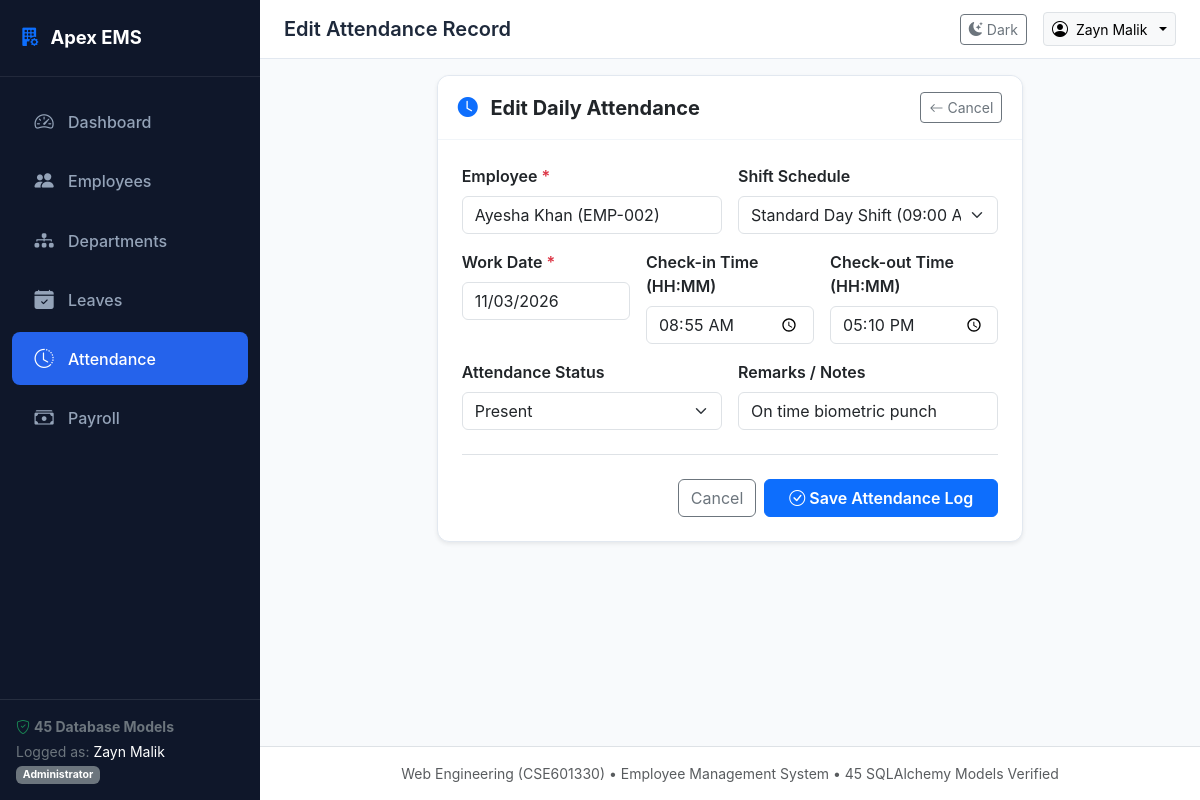
/attendance/2/edit (signed in), run on the app's committed database.
### models/employee.py (models this page shows, shortened)
class Employee(db.Model):
    __tablename__ = 'employees'
    id = db.Column(db.Integer, primary_key=True)
    employee_code = db.Column(db.String(20), unique=True, nullable=False)
    first_name = db.Column(db.String(60), nullable=False)
    last_name = db.Column(db.String(60), nullable=False)
    email = db.Column(db.String(120), unique=True, nullable=False)
    phone = db.Column(db.String(30), nullable=False)
    date_of_birth = db.Column(db.Date, nullable=False)
    gender = db.Column(db.String(20), nullable=False)  # Male, Female, Other
    hire_date = db.Column(db.Date, nullable=False, default=date.today)
    department_id = db.Column(db.Integer, db.ForeignKey('departments.id'), nullable=True)
    designation_id = db.Column(db.Integer, db.ForeignKey('designations.id'), nullable=True)
    employment_type = db.Column(db.String(30), default='Full-Time')  # Full-Time, Part-Time, Contract, Intern
    status = db.Column(db.String(30), default='Active')  # Active, On Leave, Terminated, Resigned
    created_at = db.Column(db.DateTime, default=datetime.utcnow)
    department = db.relationship('Department', foreign_keys=[department_id], back_populates='employees')
    designation = db.relationship('Designation', back_populates='employees')
    profile = db.relationship('EmployeeProfile', uselist=False, back_populates='employee', cascade='all, delete-orphan')
    emergency_contacts = db.relationship('EmployeeEmergencyContact', back_populates='employee', cascade='all, delete-orphan', lazy=True)
    education = db.relationship('EmployeeEducation', back_populates='employee', cascade='all, delete-orphan', lazy=True)
    experience = db.relationship('EmployeeExperience', back_populates='employee', cascade='all, delete-orphan', lazy=True)
    documents = db.relationship('EmployeeDocument', back_populates='employee', cascade='all, delete-orphan', lazy=True)
    bank_details = db.relationship('EmployeeBankDetail', back_populates='employee', cascade='all, delete-orphan', lazy=True)
    skills = db.relationship('EmployeeSkill', back_populates='employee', cascade='all, delete-orphan', lazy=True)
    notes = db.relationship('EmployeeNote', back_populates='employee', cascade='all, delete-orphan', lazy=True)
    assets = db.relationship('EmployeeAssetAssignment', back_populates='employee', cascade='all, delete-orphan', lazy=True)
    leave_requests = db.relationship('LeaveRequest', back_populates='employee', cascade='all, delete-orphan', lazy=True)
    leave_balances = db.relationship('LeaveBalance', back_populates='employee', cascade='all, delete-orphan', lazy=True)
    attendance_records = db.relationship('AttendanceRecord', back_populates='employee', cascade='all, delete-orphan', lazy=True)
    payroll_records = db.relationship('PayrollRecord', back_populates='employee', cascade='all, delete-orphan', lazy=True)
    salary_assignment = db.relationship('EmployeeSalaryAssignment', uselist=False, back_populates='employee', cascade='all, delete-orphan')
    user = db.relationship('User', uselist=False, back_populates='employee')
    @property
    def full_name(self):
        return f"{self.first_name} {self.last_name}"

### models/attendance.py (models this page shows, shortened)
class AttendanceRecord(db.Model):
    __tablename__ = 'attendance_records'
    id = db.Column(db.Integer, primary_key=True)
    employee_id = db.Column(db.Integer, db.ForeignKey('employees.id'), nullable=False)
    shift_id = db.Column(db.Integer, db.ForeignKey('work_shifts.id'), nullable=True)
    work_date = db.Column(db.Date, nullable=False, default=date.today)
    check_in_time = db.Column(db.DateTime, nullable=True)
    check_out_time = db.Column(db.DateTime, nullable=True)
    total_work_hours = db.Column(db.Numeric(4, 2), default=0.0)
    status = db.Column(db.String(30), default='Present')  # Present, Late, Half-Day, Absent, On-Leave
    notes = db.Column(db.Text, nullable=True)
    employee = db.relationship('Employee', back_populates='attendance_records')
    shift = db.relationship('WorkShift', back_populates='attendance_records')
    breaks = db.relationship('AttendanceBreak', back_populates='attendance_record', cascade='all, delete-orphan', lazy=True)
    corrections = db.relationship('AttendanceCorrectionRequest', back_populates='attendance_record', cascade='all, delete-orphan', lazy=True)

### routes/attendance_routes.py (the view, shortened to what this page needs)
@attendance_bp.route('/<int:id>/edit', methods=['GET', 'POST'])
@login_required
def edit(id):
    record = AttendanceRecord.query.get_or_404(id)
    employees = Employee.query.filter_by(status='Active').all()
    shifts = WorkShift.query.all()
    return render_template(
        'attendance/form.html',
        action='Edit',
        record=record,
        form_data={},
        employees=employees,
        shifts=shifts
    )

### templates/attendance/form.html (shortened to what this page needs)
{% extends "base.html" %}
{% block page_title %}{{ action }} Attendance Record{% endblock %}
{% block content %}
<div class="row justify-content-center">
    <div class="col-lg-8">
        <div class="card shadow-sm">
            <div class="card-header d-flex justify-content-between align-items-center">
                <span class="fw-bold fs-5">
                    <i class="bi bi-clock-{% if action == 'Add' %}history{% else %}fill{% endif %} me-2 text-primary"></i>
                    {{ action }} Daily Attendance
                </span>
                <a href="{{ url_for('attendance.list_attendance') }}" class="btn btn-sm btn-outline-secondary">
                    <i class="bi bi-arrow-left me-1"></i>Cancel
                </a>
            </div>
            <div class="card-body p-4">
                <form method="POST" action="{% if action == 'Add' %}{{ url_for('attendance.add') }}{% else %}{{ url_for('attendance.edit', id=record.id) }}{% endif %}">
                    <div class="row g-3">
                        <div class="col-md-6">
                            <label class="form-label fw-semibold">Employee <span class="text-danger">*</span></label>
                            {% if action == 'Add' %}
                                <select name="employee_id" class="form-select" required>
                                    <option value="">-- Select Employee --</option>
                                    {% set cur_emp = form_data.employee_id or '' %}
                                    {% for emp in employees %}
                                        <option value="{{ emp.id }}" {% if cur_emp == emp.id|string %}selected{% endif %}>
                                            {{ emp.full_name }} ({{ emp.employee_code }})
                                        </option>
                                    {% endfor %}
                                </select>
                            {% else %}
                                <input type="text" class="form-control" value="{{ record.employee.full_name }} ({{ record.employee.employee_code }})" readonly>
                            {% endif %}
                        </div>
                        <div class="col-md-6">
                            <label class="form-label fw-semibold">Shift Schedule</label>
                            <select name="shift_id" class="form-select">
                                {% set cur_shift = form_data.shift_id or (record.shift_id|string if record and record.shift_id else '') %}
                                {% for s in shifts %}
                                    <option value="{{ s.id }}" {% if cur_shift == s.id|string %}selected{% endif %}>
                                        {{ s.shift_name }} ({{ s.start_time.strftime('%I:%M %p') }} - {{ s.end_time.strftime('%I:%M %p') }})
                                    </option>
                                {% endfor %}
                            </select>
                        </div>
                        <div class="col-md-4">
                            <label class="form-label fw-semibold">Work Date <span class="text-danger">*</span></label>
                            <input type="date" name="work_date" class="form-control"
                                   value="{{ form_data.work_date or (record.work_date.strftime('%Y-%m-%d') if record and record.work_date else '') }}"
                                   {% if action == 'Edit' %}readonly{% endif %} required>
                        </div>
                        <div class="col-md-4">
                            <label class="form-label fw-semibold">Check-in Time (HH:MM)</label>
                            <input type="time" name="check_in_time" class="form-control"
                                   value="{{ form_data.check_in_time or (record.check_in_time.strftime('%H:%M') if record and record.check_in_time else '09:00') }}">
                        </div>
                        <div class="col-md-4">
                            <label class="form-label fw-semibold">Check-out Time (HH:MM)</label>
                            <input type="time" name="check_out_time" class="form-control"
                                   value="{{ form_data.check_out_time or (record.check_out_time.strftime('%H:%M') if record and record.check_out_time else '17:00') }}">
                        </div>
                        <div class="col-md-6">
                            <label class="form-label fw-semibold">Attendance Status</label>
                            {% set cur_status = form_data.status or (record.status if record else 'Present') %}
                            <select name="status" class="form-select">
                                <option value="Present" {% if cur_status == 'Present' %}selected{% endif %}>Present</option>
                            </select>
                        </div>
                        <div class="col-md-6">
                            <label class="form-label fw-semibold">Remarks / Notes</label>
                            <input type="text" name="notes" class="form-control" placeholder="Biometric verified, off-site meeting, etc."
                                   value="{{ form_data.notes or (record.notes if record else '') }}">
                        </div>
                    </div>
                    <div class="d-flex justify-content-end gap-2 border-top pt-4 mt-4">
                        <a href="{{ url_for('attendance.list_attendance') }}" class="btn btn-outline-secondary">Cancel</a>
                        <button type="submit" class="btn btn-primary fw-semibold px-4">
                            <i class="bi bi-check-circle me-1"></i>Save Attendance Log
                        </button>
                    </div>
                </form>
            </div>
        </div>
    </div>
</div>
{% endblock %}

### static/css/style.css (style rules this page uses)
:root { --primary-color: #2563eb; --primary-hover: #1d4ed8; --secondary-color: #475569; --success-color: #10b981; --danger-color: #ef4444; --warning-color: #f59e0b; --info-color: #06b6d4; --bg-light: #f8fafc; --sidebar-bg: #0f172a; --sidebar-hover: #1e293b; --sidebar-text: #94a3b8; --sidebar-active-text: #ffffff; --card-shadow: 0 4px 6px -1px rgba(0, 0, 0, 0.05), 0 2px 4px -2px rgba(0, 0, 0, 0.05); }
body { font-family: -apple-system, BlinkMacSystemFont, "Segoe UI", Roboto, "Helvetica Neue", Arial, sans-serif; background-color: var(--bg-light); color: #1e293b; min-height: 100vh; }
.card { border: 1px solid #e2e8f0; border-radius: 0.75rem; box-shadow: var(--card-shadow); transition: transform 0.2s, box-shadow 0.2s; }
.card-header { background-color: #ffffff; border-bottom: 1px solid #f1f5f9; font-weight: 600; padding: 1rem 1.25rem; border-top-left-radius: 0.75rem !important; border-top-right-radius: 0.75rem !important; }

### data on the page
Employee: employee.full_name "Ayesha Khan (EMP-002)"
AttendanceRecord: work_date "11/03/2026", check_in_time "08:55", check_out_time "17:10", status "Present", notes "On time biometric punch"

### other printed values
{{ current_user_name }} "Zayn Malik"
{{ current_role }} "Administrator"
{{ action }} "Edit"
form field shift_id "Standard Day Shift (09:00 AM - 05:00 PM)"
